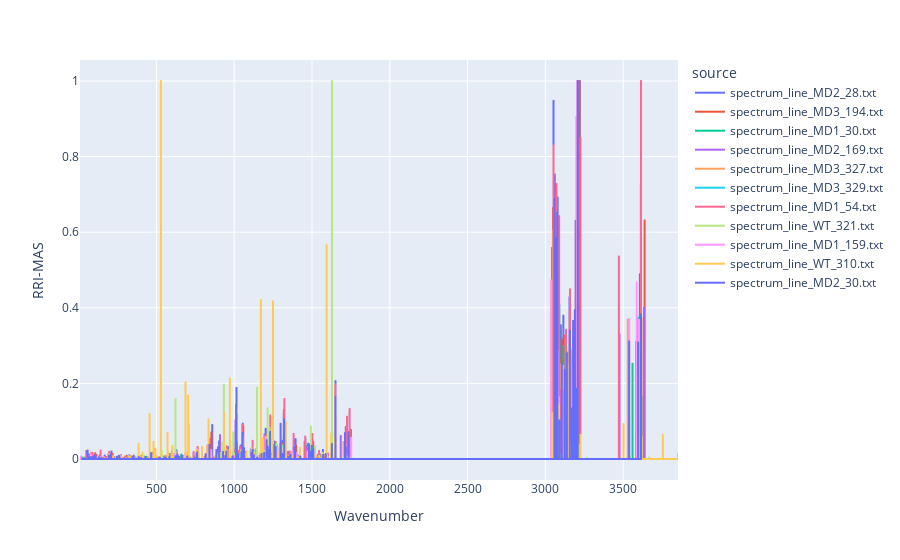

Source (notebook cell):
### Code cell
fig = px.line(df_full_raw, x="Wavenumber", y="RRI-MAS", color='source')
fig.show()

### Figure 1 — Plotly figure (JSON) as saved in the notebook; plotly's stock layout.template omitted (floating-point values rounded to 4 significant figures; data arrays with more than 128 entries replaced by an {"elided": "..."} marker saying what was removed)
{"data": [{"hovertemplate": "source=spectrum_line_MD2_28.txt<br>Wavenumber=%{x}<br>RRI-MAS=%{y}<extra></extra>", "legendgroup": "spectrum_line_MD2_28.txt", "line": {"color": "#636efa", "dash": "solid"}, "marker": {"symbol": "circle"}, "mode": "lines", "name": "spectrum_line_MD2_28.txt", "showlegend": true, "type": "scattergl", "x": {"elided": "332 float values"}, "xaxis": "x", "y": {"elided": "332 float values"}, "yaxis": "y"}, {"hovertemplate": "source=spectrum_line_MD3_194.txt<br>Wavenumber=%{x}<br>RRI-MAS=%{y}<extra></extra>", "legendgroup": "spectrum_line_MD3_194.txt", "line": {"color": "#EF553B", "dash": "solid"}, "marker": {"symbol": "circle"}, "mode": "lines", "name": "spectrum_line_MD3_194.txt", "showlegend": true, "type": "scattergl", "x": {"elided": "332 float values"}, "xaxis": "x", "y": {"elided": "332 float values"}, "yaxis": "y"}, {"hovertemplate": "source=spectrum_line_MD1_30.txt<br>Wavenumber=%{x}<br>RRI-MAS=%{y}<extra></extra>", "legendgroup": "spectrum_line_MD1_30.txt", "line": {"color": "#00cc96", "dash": "solid"}, "marker": {"symbol": "circle"}, "mode": "lines", "name": "spectrum_line_MD1_30.txt", "showlegend": true, "type": "scattergl", "x": {"elided": "332 float values"}, "xaxis": "x", "y": {"elided": "332 float values"}, "yaxis": "y"}, {"hovertemplate": "source=spectrum_line_MD2_169.txt<br>Wavenumber=%{x}<br>RRI-MAS=%{y}<extra></extra>", "legendgroup": "spectrum_line_MD2_169.txt", "line": {"color": "#ab63fa", "dash": "solid"}, "marker": {"symbol": "circle"}, "mode": "lines", "name": "spectrum_line_MD2_169.txt", "showlegend": true, "type": "scattergl", "x": {"elided": "332 float values"}, "xaxis": "x", "y": {"elided": "332 float values"}, "yaxis": "y"}, {"hovertemplate": "source=spectrum_line_MD3_327.txt<br>Wavenumber=%{x}<br>RRI-MAS=%{y}<extra></extra>", "legendgroup": "spectrum_line_MD3_327.txt", "line": {"color": "#FFA15A", "dash": "solid"}, "marker": {"symbol": "circle"}, "mode": "lines", "name": "spectrum_line_MD3_327.txt", "showlegend": true, "type": "scattergl", "x": {"elided": "332 float values"}, "xaxis": "x", "y": {"elided": "332 float values"}, "yaxis": "y"}, {"hovertemplate": "source=spectrum_line_MD3_329.txt<br>Wavenumber=%{x}<br>RRI-MAS=%{y}<extra></extra>", "legendgroup": "spectrum_line_MD3_329.txt", "line": {"color": "#19d3f3", "dash": "solid"}, "marker": {"symbol": "circle"}, "mode": "lines", "name": "spectrum_line_MD3_329.txt", "showlegend": true, "type": "scattergl", "x": {"elided": "332 float values"}, "xaxis": "x", "y": {"elided": "332 float values"}, "yaxis": "y"}, {"hovertemplate": "source=spectrum_line_MD1_54.txt<br>Wavenumber=%{x}<br>RRI-MAS=%{y}<extra></extra>", "legendgroup": "spectrum_line_MD1_54.txt", "line": {"color": "#FF6692", "dash": "solid"}, "marker": {"symbol": "circle"}, "mode": "lines", "name": "spectrum_line_MD1_54.txt", "showlegend": true, "type": "scattergl", "x": {"elided": "332 float values"}, "xaxis": "x", "y": {"elided": "332 float values"}, "yaxis": "y"}, {"hovertemplate": "source=spectrum_line_WT_321.txt<br>Wavenumber=%{x}<br>RRI-MAS=%{y}<extra></extra>", "legendgroup": "spectrum_line_WT_321.txt", "line": {"color": "#B6E880", "dash": "solid"}, "marker": {"symbol": "circle"}, "mode": "lines", "name": "spectrum_line_WT_321.txt", "showlegend": true, "type": "scattergl", "x": {"elided": "413 float values"}, "xaxis": "x", "y": {"elided": "413 float values"}, "yaxis": "y"}, {"hovertemplate": "source=spectrum_line_MD1_159.txt<br>Wavenumber=%{x}<br>RRI-MAS=%{y}<extra></extra>", "legendgroup": "spectrum_line_MD1_159.txt", "line": {"color": "#FF97FF", "dash": "solid"}, "marker": {"symbol": "circle"}, "mode": "lines", "name": "spectrum_line_MD1_159.txt", "showlegend": true, "type": "scattergl", "x": {"elided": "332 float values"}, "xaxis": "x", "y": {"elided": "332 float values"}, "yaxis": "y"}, {"hovertemplate": "source=spectrum_line_WT_310.txt<br>Wavenumber=%{x}<br>RRI-MAS=%{y}<extra></extra>", "legendgroup": "spectrum_line_WT_310.txt", "line": {"color": "#FECB52", "dash": "solid"}, "marker": {"symbol": "circle"}, "mode": "lines", "name": "spectrum_line_WT_310.txt", "showlegend": true, "type": "scattergl", "x": {"elided": "431 float values"}, "xaxis": "x", "y": {"elided": "431 float values"}, "yaxis": "y"}, {"hovertemplate": "source=spectrum_line_MD2_30.txt<br>Wavenumber=%{x}<br>RRI-MAS=%{y}<extra></extra>", "legendgroup": "spectrum_line_MD2_30.txt", "line": {"color": "#636efa", "dash": "solid"}, "marker": {"symbol": "circle"}, "mode": "lines", "name": "spectrum_line_MD2_30.txt", "showlegend": true, "type": "scattergl", "x": {"elided": "332 float values"}, "xaxis": "x", "y": {"elided": "332 float values"}, "yaxis": "y"}], "layout": {"legend": {"title": {"text": "source"}, "tracegroupgap": 0}, "margin": {"t": 60}, "xaxis": {"anchor": "y", "domain": [0, 1], "title": {"text": "Wavenumber"}}, "yaxis": {"anchor": "x", "domain": [0, 1], "title": {"text": "RRI-MAS"}}}}
